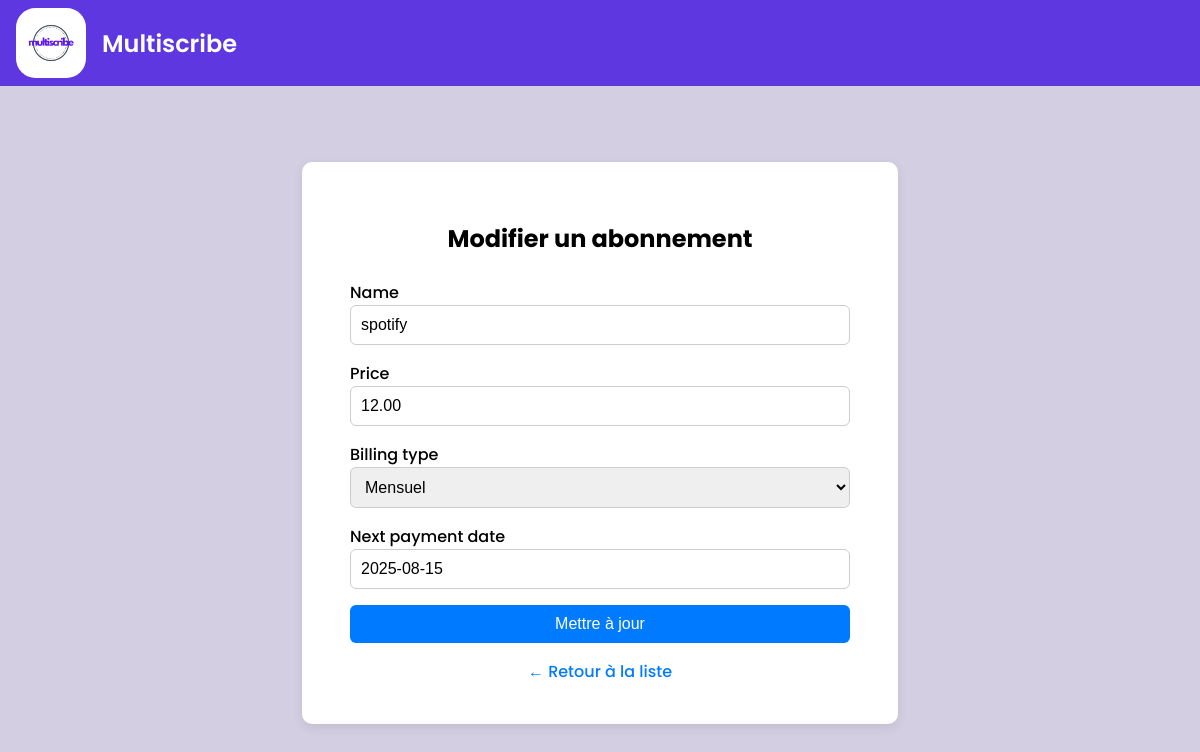
/modifier/7/ (signed in), run on the app's committed database.
### multiscribe/models.py (models this page shows, shortened)
class Subscription(models.Model):
    BILLING_CHOICES = [
        ('monthly', 'Mensuel'),
        ('yearly', 'Annuel'),
    ]
    user = models.ForeignKey(User, on_delete=models.CASCADE, related_name='subscriptions')
    name = models.CharField(max_length=100)
    price = models.DecimalField(max_digits=7, decimal_places=2)
    billing_type = models.CharField(max_length=10, choices=BILLING_CHOICES)
    next_payment_date = models.DateField()
    logo = models.URLField(blank=True, null=True, help_text="URL du logo de l'abonnement (facultatif)")

### multiscribe/views.py (the view)
# urls.py: path('modifier/<int:pk>/', views.modifier_abonnement, name='modifier_abonnement'),
@login_required
def modifier_abonnement(request, pk):
    abonnement = get_object_or_404(Subscription, pk=pk, user=request.user)
    if request.method == 'POST':
        form = SubscriptionForm(request.POST, instance=abonnement)
        if form.is_valid():
            form.save()
            return redirect('multiscribe-liste')
    else:
        form = SubscriptionForm(instance=abonnement)
    return render(request, 'multiscribe/abonnement_form.html', {
        'form': form,
        'abonnement': abonnement  # <-- important
    })

### multiscribe/forms.py
class SubscriptionForm(forms.ModelForm):
    class Meta:
        model = Subscription
        fields = ['name', 'price', 'billing_type', 'next_payment_date']

### multiscribe/templates/multiscribe/abonnement_form.html (shortened to what this page needs)
{% load static %}
<!DOCTYPE html>
<html lang="fr">
<head>
</head>
<body>
  <div class="navbar">
    <img src="{% static 'images/logo3.png' %}" alt="Logo Multiscribe" class="logo">
    Multiscribe
  </div>
  <div class="center-wrapper">
    <div class="form-container">
      <h2>{% if form.instance.pk %}Modifier{% else %}Ajouter{% endif %} un abonnement</h2>
      <form method="post">
        {% for field in form %}
          <div>
            <label for="{{ field.id_for_label }}">{{ field.label }}</label>
            {{ field }}
          </div>
        {% endfor %}
        <button type="submit">
          {% if form.instance.pk %}Mettre à jour{% else %}Ajouter{% endif %}
        </button>
      </form>
      <div class="back-link">
        <a href="{% url 'multiscribe-liste' %}">← Retour à la liste</a>
      </div>
    </div>
  </div>
</body>
</html>

### multiscribe/templates/multiscribe/abonnement_form.html (style rules this page uses)
html, body { margin: 0; padding: 0; background-color: #d3cee1; font-family: 'Poppins', sans-serif; display: flex; flex-direction: column; min-height: 100vh; }
.navbar { background-color: #5f37e0; color: white; display: flex; align-items: center; gap: 1rem; padding: 0.5rem 1rem; font-size: 1.5rem; font-weight: 600; }
.navbar .logo { height: 70px; object-fit: contain; border-radius: 28%; }
.center-wrapper { flex: 1; display: flex; justify-content: center; align-items: center; padding: 2rem; }
.form-container { background: white; padding: 2.5rem 3rem; border-radius: 10px; box-shadow: 0 4px 12px rgba(0, 0, 0, 0.08); max-width: 500px; width: 100%; }
h2 { text-align: center; margin-bottom: 1.5rem; }
form { display: flex; flex-direction: column; gap: 1rem; }
label { font-weight: 500; margin-bottom: 0.3rem; }
input[type="text"], input[type="number"], input[type="email"], input[type="date"], select { padding: 10px; font-size: 1rem; border: 1px solid #ccc; border-radius: 6px; width: 100%; box-sizing: border-box; }
button { padding: 10px; background-color: #007bff; border: none; color: white; border-radius: 6px; cursor: pointer; font-size: 1rem; transition: background-color 0.2s ease; }
.back-link { margin-top: 1rem; text-align: center; }
.back-link a { color: #007bff; text-decoration: none; font-weight: 500; }

### data on the page
Subscription: form "spotify" "12.00" "Mensuel" "2025-08-15"

### other printed values
{{ field.label }} "Name" "Price" "Billing type" "Next payment date"
